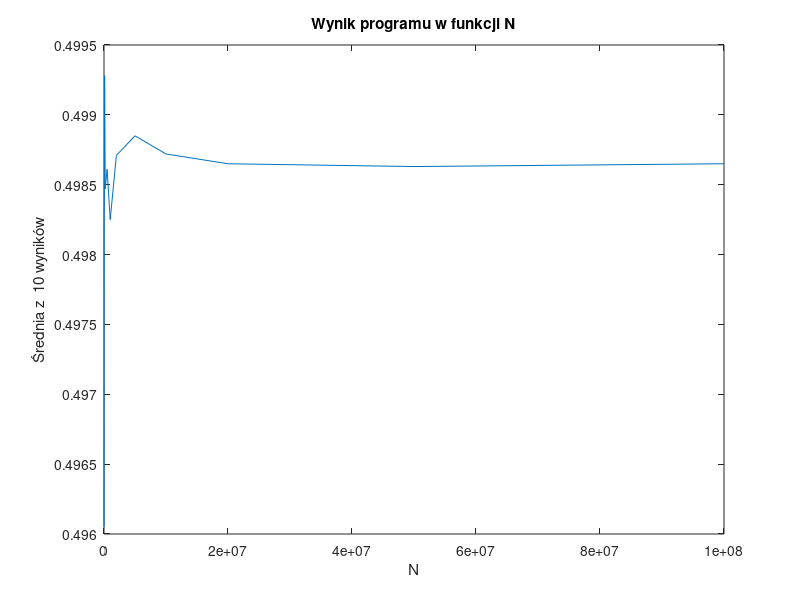

Reproduce this figure in MATLAB.
clear;
close all;

Nlow = [10,30,50,70,90,100,300,500,700,900,1000,3000,5000,7000,9000];
Nhigh = [1*10^4,2*10^4,5*10^4,1*10^5,2*10^5,5*10^5,1*10^6,2*10^6,5*10^6,1*10^7,2*10^7,5*10^7,1*10^8];
averageresultlow = [0.47873,0.51463,0.48590,0.48386,0.47484,0.51224,0.51344,0.50291,0.48848,0.49030,0.51332,0.49620,0.49711,0.49854,0.49976];
averageresulthigh = [0.49605,0.49825,0.49838,0.49928,0.49847,0.49861,0.49825,0.49871,0.49885,0.49872,0.49865,0.49863,0.49865];
averagebadhhigh = [0.00260,0.00040,0.0027,0.00063,0.00018,0.00004,0.00040,0.00006,0.00020,0.00007,0.00000,0.00002,0.00000];
averagebadhlow = [0.019918,0.015984,0.012748,0.14791,0.023809,0.013592,0.014788,0.004256,0.010174,0.008349,0.014669,0.002447,0.001536,0.000107,0.001106];


XD = 2 ;
if XD == 1
    plot(Nlow,averageresultlow);
    title("Wynik programu w funkcji N");
    xlabel("N");
    ylabel("Średnia z  10 wyników");

elseif XD == 2
    plot(Nhigh,averageresulthigh);
    title("Wynik programu w funkcji N");
    xlabel("N");
    ylabel("Średnia z  10 wyników");

elseif XD == 3
    plot(Nlow,averagebadhlow);
    title("Wynik błedu bezwzględnego programu w funkcji N");
    xlabel("N");
    ylabel("Średnia błedu bezwzględnego z  10 wyników");
elseif XD == 4
    plot(Nhigh,averageresulthigh);
    title("Wynik błedu bezwzględnego programu w funkcji N");
    xlabel("N");
    ylabel("Średnia błedu bezwzględnego z  10 wyników");
end
